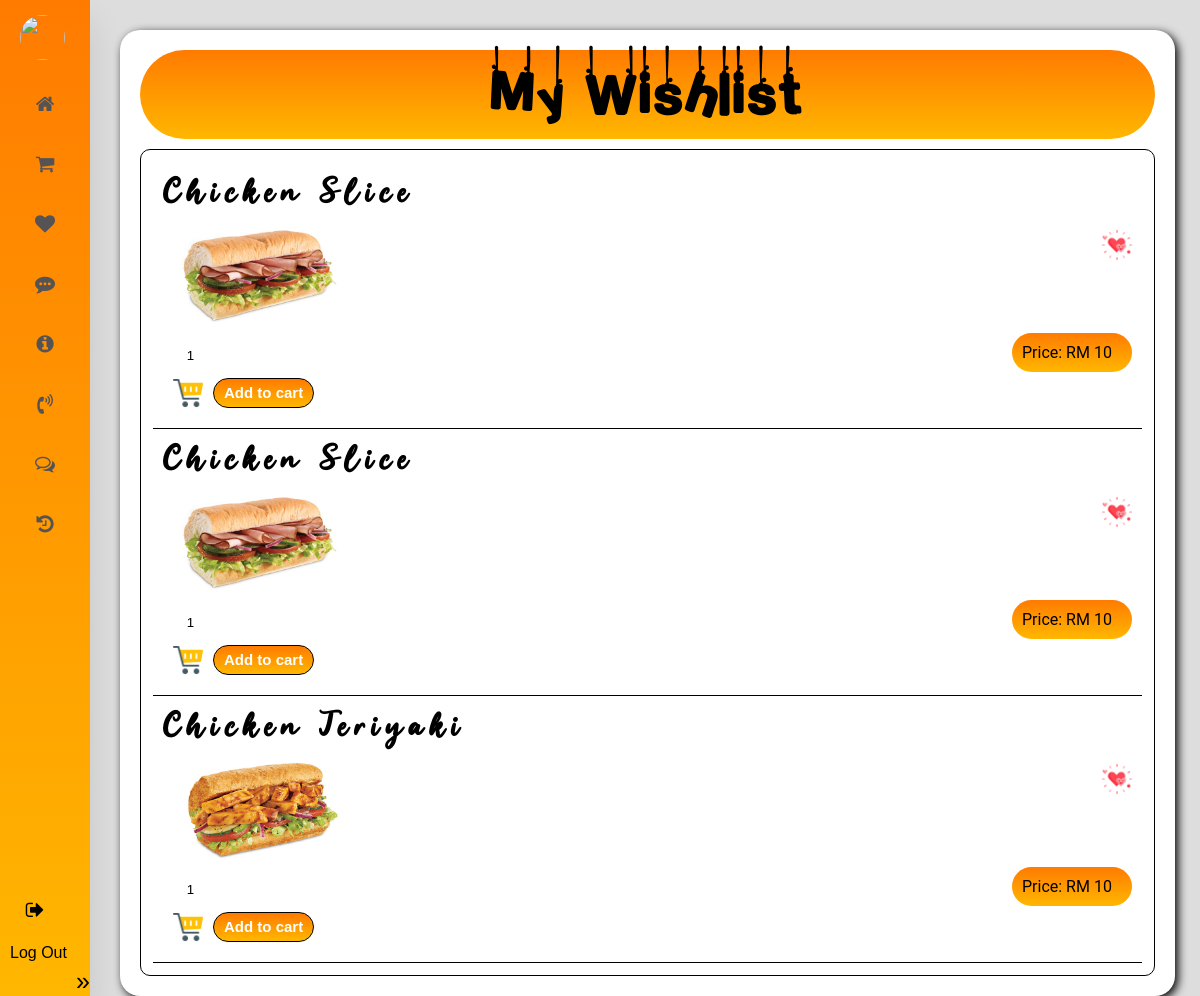
Before: /wishlist.php with the older database file.
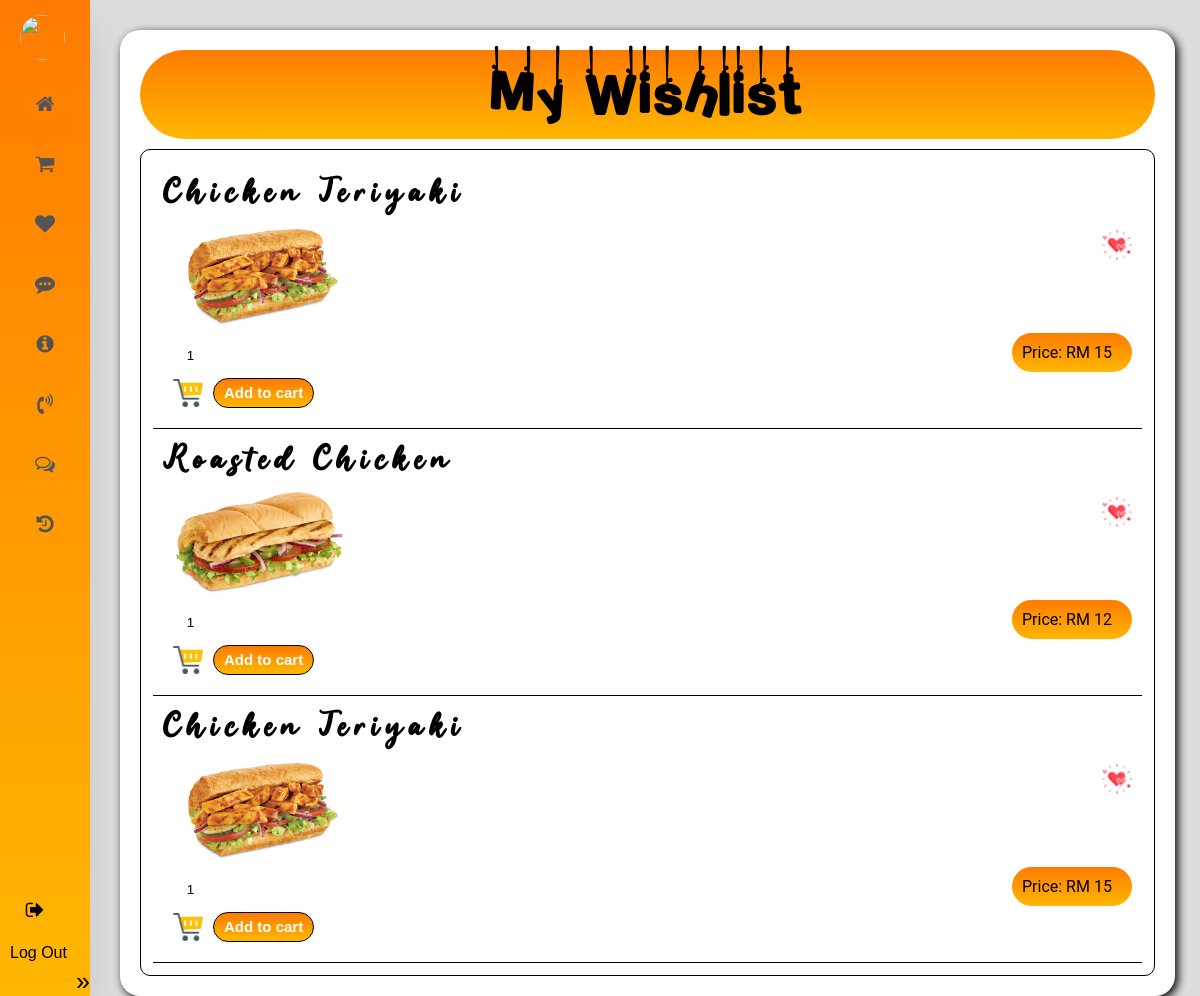
After: the same page with the newer database file.
### tables this page shows
CREATE TABLE `wishlist` (
  `id` int(11) NOT NULL,
  `itemname` varchar(100) NOT NULL,
  `itemimage` varchar(100) NOT NULL,
  `itemprice` float NOT NULL
);

### wishlist.php (the view, shortened to what this page needs)
<?php
    include 'config.php';
?>
<!DOCTYPE html>
<html lang="en">
<head>
    <link rel="stylesheet" href="https://cdnjs.cloudflare.com/ajax/libs/font-awesome/4.7.0/css/font-awesome.min.css">
</head>
<body>
    <?php include 'usersidebar.php'?>
    <div class="subway">
        <div class="Title">
            <h1>My Wishlist</h1>
        </div>
        <div class="wishlist">
        <div class="form">
        <?php
                $wishlist = "SELECT * FROM wishlist";
                $query = mysqli_query($conn,$wishlist);
                while($fetch = mysqli_fetch_assoc($query))
                {
                    ?>
                    <div class="formControl">
                                <div class="imgoffood">
                                    <p class="title">
                                        <span class="item"><?php echo $fetch['itemname']?></span>
                                            <div class="del">
                                            <a href="delwishlist.php?email=<?php echo $id?>&&id=<?php echo $fetch['id']?>"class="love1"><img class="love" src="<?php echo "images/love.png"?>" alt=""></a>
                                            </div>
                                        <img src="<?php echo $fetch['itemimage']?>" alt=""> </p>
                                        <div class="price">Price: <?php echo "RM ".$fetch['itemprice']?></div>
                                </div>
                                <div class="add">
                                <form action="" method="POST">
                                    <div class="stepper-input">
                                        <input id="range" name="range" type="number" min="1" max="5" value="1">
                                    </div>
                                    <div class="cart">
                                        <img src="images/shoppingcart.png" alt=""><button type="submit" name="submit">Add to cart</button>
                                    </div>
                                </div>
                            </div>
                    <?php
                }
        ?>
    </div>
        </div>
    </div>
</body>
</html>

Changed rows visible on the page:
removed wishlist: itemname "Chicken Slice", itemimage (picture), itemprice "10"
removed wishlist: itemname "Chicken Slice", itemimage (picture), itemprice "10"
removed wishlist: itemname "Chicken Teriyaki", itemimage (picture), itemprice "10"
added wishlist: itemname "Chicken Teriyaki", itemimage (picture), itemprice "15"
added wishlist: itemname "Roasted Chicken", itemimage (picture), itemprice "12"
added wishlist: itemname "Chicken Teriyaki", itemimage (picture), itemprice "15"
